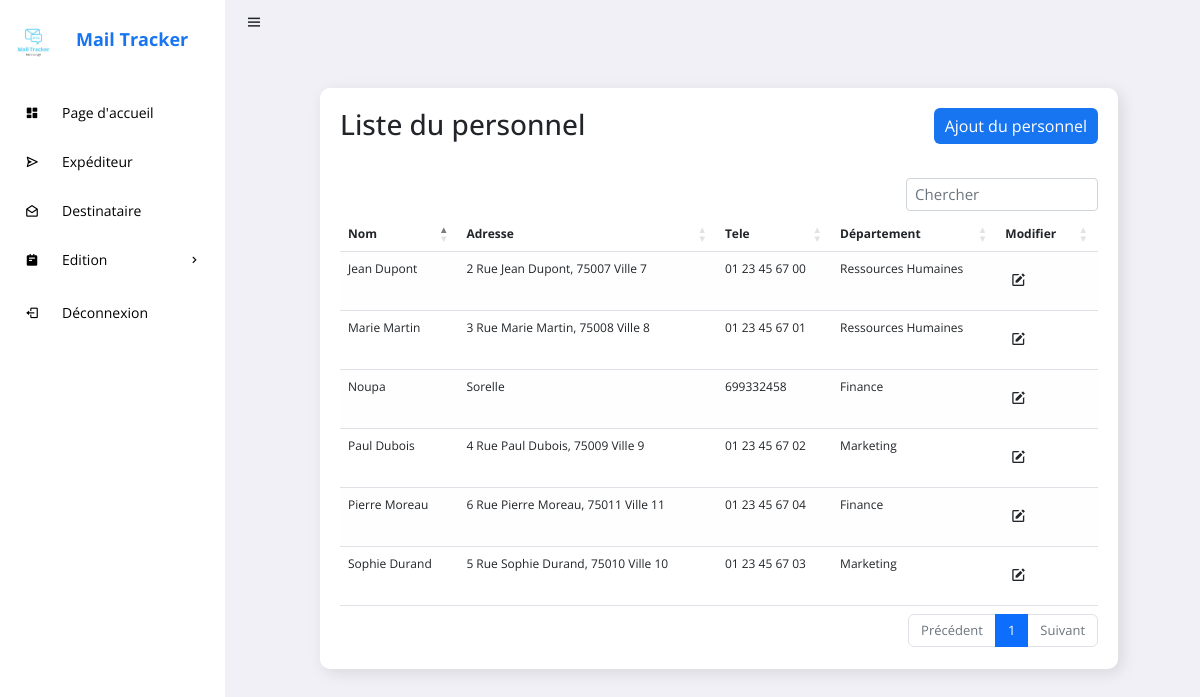
The page /personnel.php on the database as committed earlier.
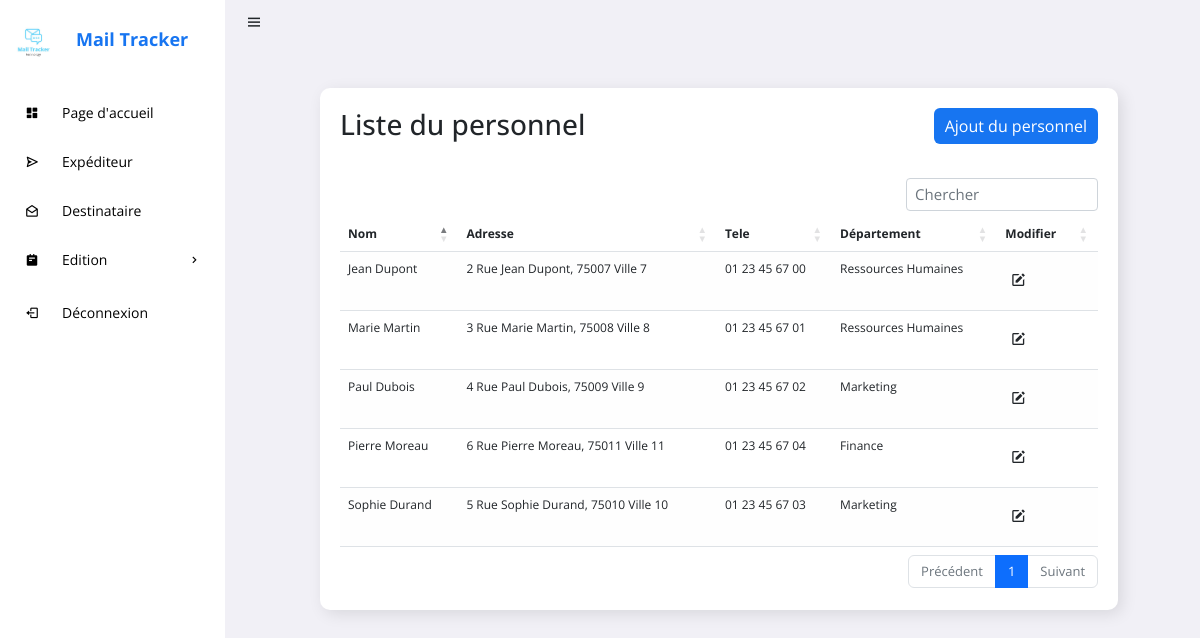
The same page on the database as committed later.
### tables this page shows
CREATE TABLE IF NOT EXISTS `personnel` (
  `ID_PERSONNEL` int NOT NULL AUTO_INCREMENT,
  `ID_DEPARTEMENT` int DEFAULT NULL,
  `NOM_PERSONNEL` varchar(255) DEFAULT NULL,
  `ADRESSE_PERSONNEL` text,
  `TEL_PERSONNEL` text,
  `NOM_DEPARTEMENT` text,
  PRIMARY KEY (`ID_PERSONNEL`),
  KEY `ID_DEPARTEMENT` (`ID_DEPARTEMENT`)
);

CREATE TABLE IF NOT EXISTS `departement` (
  `ID_DEPARTEMENT` int NOT NULL AUTO_INCREMENT,
  `NOM_DEPARTEMENT` varchar(255) DEFAULT NULL,
  `RESPONSABLE` text,
  PRIMARY KEY (`ID_DEPARTEMENT`)
);

### personnel.php (the view, shortened to what this page needs)
<?php
    include "connexion/config.php";
?>
<!DOCTYPE html>
<html lang="en">
<head>
	<link rel="stylesheet" href="https://cdn.datatables.net/1.12.1/css/dataTables.bootstrap5.min.css">
    <link rel="stylesheet" href="https://cdn.jsdelivr.net/npm/bootstrap@5.2.0/dist/css/bootstrap.min.css">
    <link rel="stylesheet" href="https://cdnjs.cloudflare.com/ajax/libs/font-awesome/6.1.2/css/all.min.css">
    <link href='https://unpkg.com/boxicons@2.0.9/css/boxicons.min.css' rel='stylesheet'>
	<link rel="stylesheet" href="css/style.css">
</head>
<body>
	<section id="sidebar">
		<a href="#" class="brand"><img src="image/Mail.jpg" width="55" height="55" style="margin-top:20px;"><span>Mail Tracker</span></a>
		<ul class="side-menu">
			<li><a href="pageAcc.php" class="active"><i class='bx bxs-dashboard icon' ></i>Page d'accueil</a></li>
			<li><a href="expediteur.php"><i class='bx bx-send icon' ></i>Expéditeur</a></li>
			<li><a href="destinataire.php"><i class='bx bx-envelope-open icon' ></i>Destinataire</a></li>
			<li>
				<a href="#"><i class='bx bxs-notepad icon' ></i>Edition <i class='bx bx-chevron-right icon-right' ></i></a>
			</li>
			<li><a href="deconn.php"><i class='bx bx-log-out icon' ></i> Déconnexion</a></li>
		</ul>
	</section>
	<section id="content">
		<nav>
			<i class='bx bx-menu toggle-sidebar' ></i>
		</nav>
		<main>
			<div class="data">
				<div class="content-data">
					<div class="details">
						<div class="recentOrders">
							<div class="cardHeader">
								<h3>Liste du personnel</h3>
								<a href="ajouterPer.php" class="btn">Ajout du personnel</a>
							</div>
							</div class="table-responsive">
                                    <table id="example" class="table table-striped">
                                            <thead class="thead-dark">
                                                <tr>
                                                    <th scope="col">Nom </th>
                                                    <th scope="col">Adresse</th>
                                                    <th scope="col">Tele</th>
                                                    <th scope="col">Département</th>
                                                    <th scope="col">Modifier</th>
                                                </tr>
                                            </thead>
                                            <?php
                                $sql = "SELECT * FROM personnel p JOIN departement d on p.ID_DEPARTEMENT=d.ID_DEPARTEMENT";
                                $des = $conn->prepare($sql);
                                $des->execute();
                                $tabDes=$des->fetchAll(PDO::FETCH_ASSOC);
                                foreach($tabDes as $value){
                                ?>
                                <tr>
                                    <td><?php echo $value['NOM_PERSONNEL']?></td>
                                    <td><?php echo $value['ADRESSE_PERSONNEL']?></td>
                                    <td><?php echo $value['TEL_PERSONNEL']?></td>
                                    <td><?php echo $value['NOM_DEPARTEMENT']?></td>
                                    <td>
                                        <a href="modifierPer.php?modifier=<?php echo $value['ID_PERSONNEL']; ?>"><button type="button" class="btn"><i class='bx bxs-edit'></i></button></a>
                                    </td>
                                </tr>
                                <?php }?>
                                        </table>
                                    </div>
                            </div>
						</div>
		</main>
	</section>
</body>
</html>

Rows that differ between the two databases and show on the page:
removed personnel: NOM_PERSONNEL "Noupa", ADRESSE_PERSONNEL "Sorelle", TEL_PERSONNEL "699332458", ID_DEPARTEMENT.NOM_DEPARTEMENT "Finance"
